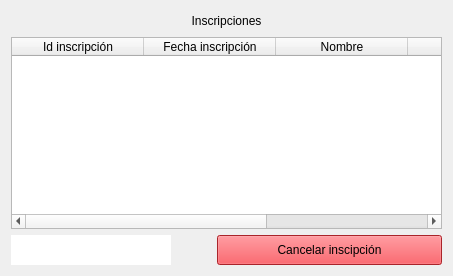
               <widget class="QWidget" name="pageMisInscripciones">
                <layout class="QVBoxLayout" name="verticalLayout_4">
                 <item>
                  <widget class="QLabel" name="titleInscripciones">
                   <property name="minimumSize">
                    <size>
                     <width>0</width>
                     <height>20</height>
                    </size>
                   </property>
                   <property name="layoutDirection">
                    <enum>Qt::LeftToRight</enum>
                   </property>
                   <property name="text">
                    <string>Inscripciones</string>
                   </property>
                   <property name="alignment">
                    <set>Qt::AlignCenter</set>
                   </property>
                  </widget>
                 </item>
                 <item>
                  <widget class="QTableWidget" name="tableInscripciones">
                   <property name="acceptDrops">
                    <bool>false</bool>
                   </property>
                   <property name="editTriggers">
                    <set>QAbstractItemView::NoEditTriggers</set>
                   </property>
                   <property name="tabKeyNavigation">
                    <bool>true</bool>
                   </property>
                   <property name="selectionMode">
                    <enum>QAbstractItemView::SingleSelection</enum>
                   </property>
                   <property name="selectionBehavior">
                    <enum>QAbstractItemView::SelectRows</enum>
                   </property>
                   <property name="showGrid">
                    <bool>true</bool>
                   </property>
                   <property name="gridStyle">
                    <enum>Qt::SolidLine</enum>
                   </property>
                   <property name="sortingEnabled">
                    <bool>true</bool>
                   </property>
                   <property name="wordWrap">
                    <bool>true</bool>
                   </property>
                   <property name="cornerButtonEnabled">
                    <bool>true</bool>
                   </property>
                   <property name="columnCount">
                    <number>5</number>
                   </property>
                   <attribute name="horizontalHeaderVisible">
                    <bool>true</bool>
                   </attribute>
                   <attribute name="horizontalHeaderCascadingSectionResizes">
                    <bool>true</bool>
                   </attribute>
                   <attribute name="horizontalHeaderDefaultSectionSize">
                    <number>132</number>
                   </attribute>
                   <attribute name="horizontalHeaderHighlightSections">
                    <bool>true</bool>
                   </attribute>
                   <attribute name="horizontalHeaderShowSortIndicator" stdset="0">
                    <bool>true</bool>
                   </attribute>
                   <attribute name="horizontalHeaderStretchLastSection">
                    <bool>true</bool>
                   </attribute>
                   <attribute name="verticalHeaderVisible">
                    <bool>false</bool>
                   </attribute>
                   <attribute name="verticalHeaderCascadingSectionResizes">
                    <bool>true</bool>
                   </attribute>
                   <attribute name="verticalHeaderDefaultSectionSize">
                    <number>30</number>
                   </attribute>
                   <attribute name="verticalHeaderShowSortIndicator" stdset="0">
                    <bool>false</bool>
                   </attribute>
                   <attribute name="verticalHeaderStretchLastSection">
                    <bool>false</bool>
                   </attribute>
                   <column>
                    <property name="text">
                     <string>Id inscripción</string>
                    </property>
                   </column>
                   <column>
                    <property name="text">
                     <string>Fecha inscripción</string>
                    </property>
                   </column>
                   <column>
                    <property name="text">
                     <string>Nombre</string>
                    </property>
                   </column>
                   <column>
                    <property name="text">
                     <string>Estado</string>
                    </property>
                   </column>
                   <column>
                    <property name="text">
                     <string>Descripción</string>
                    </property>
                   </column>
                  </widget>
                 </item>
                 <item>
                  <layout class="QHBoxLayout" name="horizontalLayout_2">
                   <item>
                    <widget class="QLabel" name="label_3">
                     <property name="minimumSize">
                      <size>
                       <width>160</width>
                       <height>0</height>
                      </size>
                     </property>
                     <property name="styleSheet">
                      <string notr="true">background-color: rgb(255, 255, 255);</string>
                     </property>
                     <property name="text">
                      <string/>
                     </property>
                     <property name="alignment">
                      <set>Qt::AlignCenter</set>
                     </property>
                    </widget>
                   </item>
                   <item>
                    <spacer name="horizontalDespl">
                     <property name="orientation">
                      <enum>Qt::Horizontal</enum>
                     </property>
                     <property name="sizeHint" stdset="0">
                      <size>
                       <width>40</width>
                       <height>20</height>
                      </size>
                     </property>
                    </spacer>
                   </item>
                   <item>
                    <widget class="QPushButton" name="burttonInscripcion">
                     <property name="minimumSize">
                      <size>
                       <width>225</width>
                       <height>30</height>
                      </size>
                     </property>
                     <property name="styleSheet">
                      <string notr="true">background-color: rgb(237, 51, 59);</string>
                     </property>
                     <property name="text">
                      <string>Cancelar inscipción</string>
                     </property>
                    </widget>
                   </item>
                  </layout>
                 </item>
                </layout>
               </widget>
